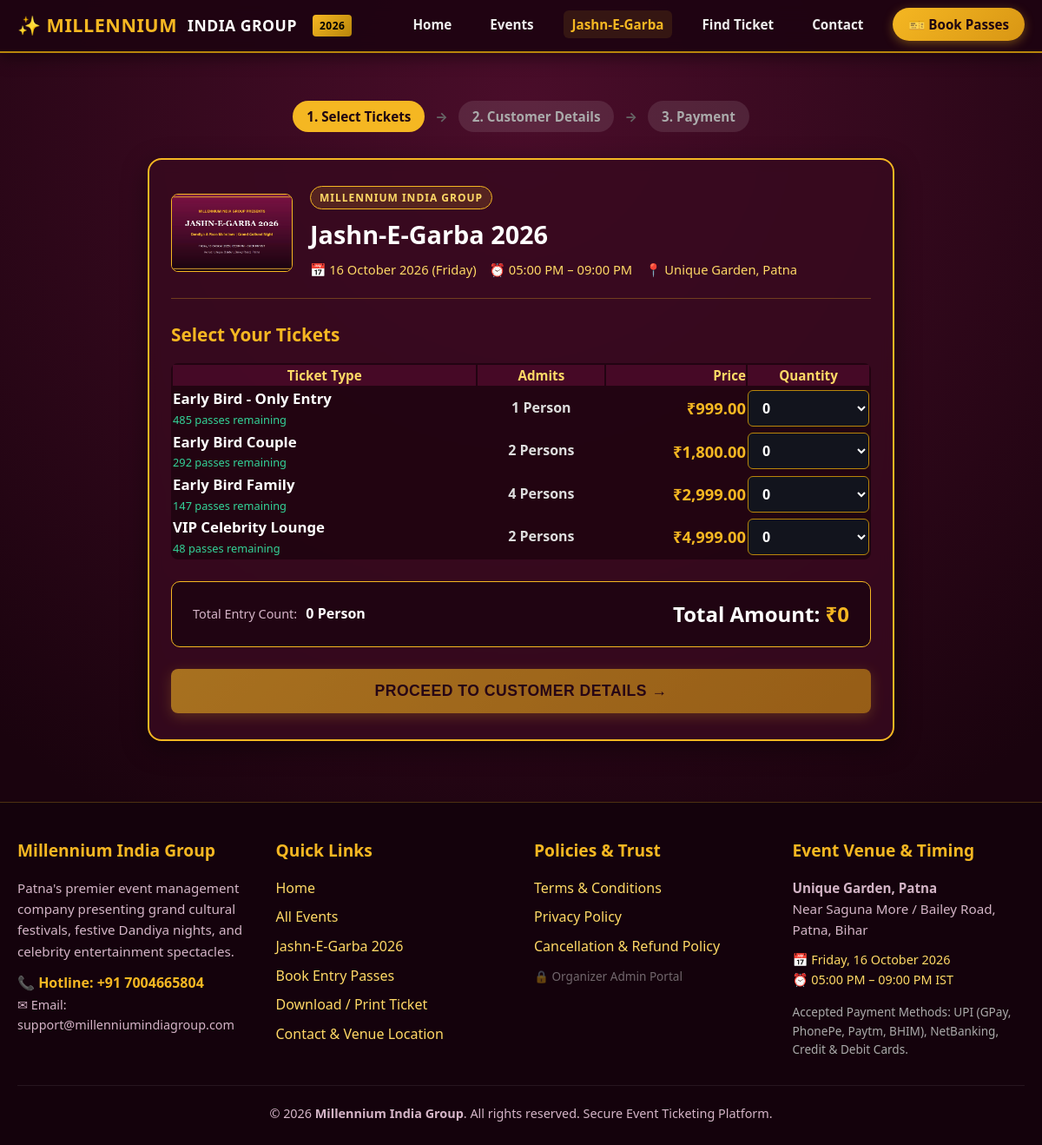
/booking.php?event_id=1&step=1, run on an earlier commit of the app's database.
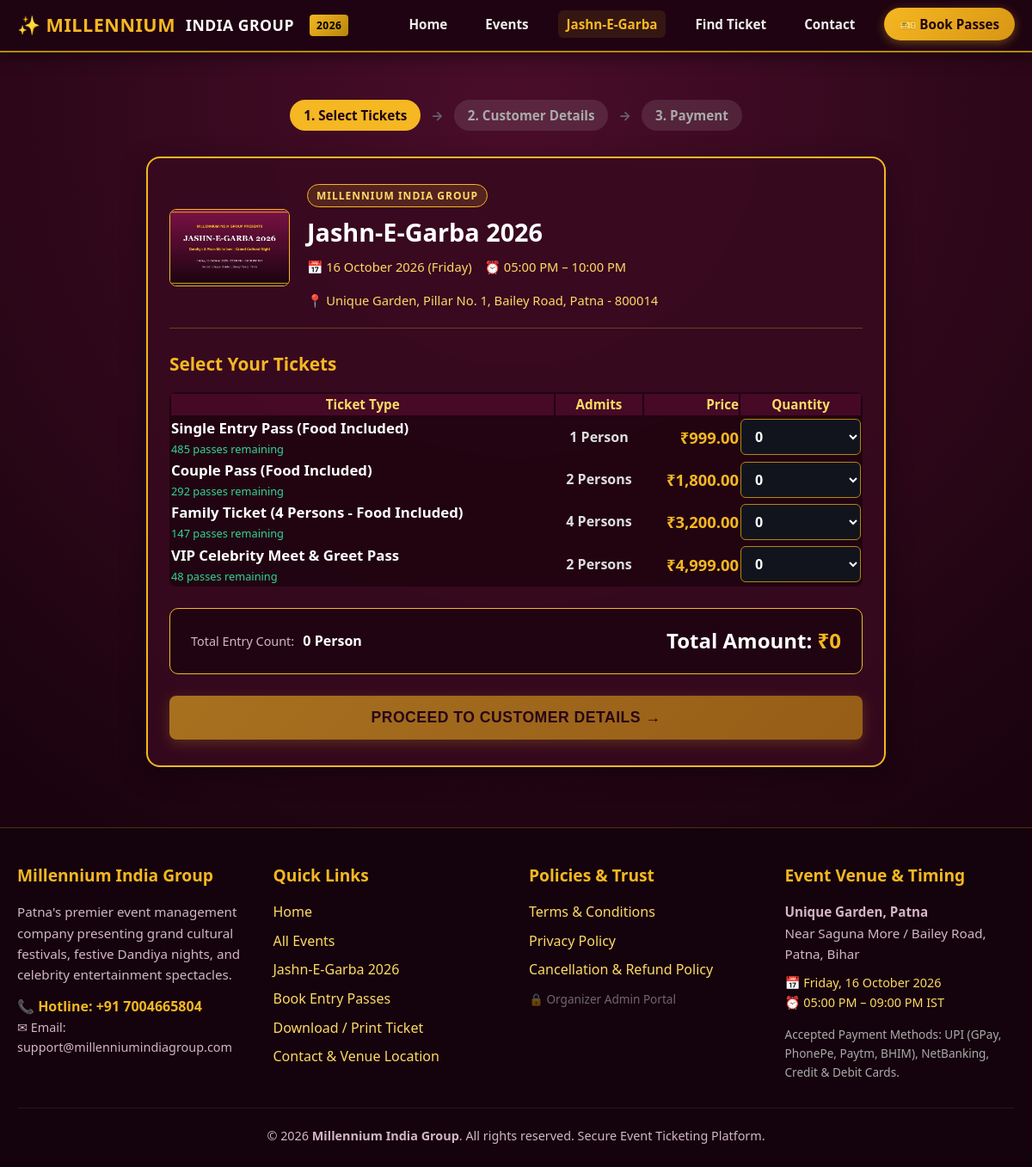
And on a later commit of the database.
### tables this page shows
CREATE TABLE `events` (
  `id` INT AUTO_INCREMENT PRIMARY KEY,
  `slug` VARCHAR(120) UNIQUE NOT NULL,
  `title` VARCHAR(255) NOT NULL,
  `date` DATE NOT NULL,
  `start_time` TIME NOT NULL,
  `end_time` TIME NOT NULL,
  `venue` VARCHAR(255) NOT NULL,
  `description` TEXT,
  `banner_image` VARCHAR(255),
  `is_published` TINYINT(1) DEFAULT 1,
  `created_at` TIMESTAMP DEFAULT CURRENT_TIMESTAMP,
  INDEX `idx_slug` (`slug`),
  INDEX `idx_published` (`is_published`)
);

CREATE TABLE `ticket_categories` (
  `id` INT AUTO_INCREMENT PRIMARY KEY,
  `event_id` INT NOT NULL,
  `name` VARCHAR(100) NOT NULL,
  `price` DECIMAL(10,2) NOT NULL,
  `people_allowed` INT DEFAULT 1,
  `total_quantity` INT NOT NULL,
  `available_quantity` INT NOT NULL,
  `status` ENUM('active', 'sold_out', 'hidden') DEFAULT 'active',
  INDEX `idx_event_id` (`event_id`),
  FOREIGN KEY (`event_id`) REFERENCES `events`(`id`) ON DELETE CASCADE
);

### config/functions.php (called while the page is built, shortened)
<?php
function e(?string $value): string {
    return htmlspecialchars($value ?? '', ENT_QUOTES, 'UTF-8');
}
function format_inr($amount): string {
    return '₹' . number_format((float)$amount, 2);
}
function get_event($idOrSlug): ?array {
    try {
        $db = getDB();
        if (is_numeric($idOrSlug)) {
            $stmt = $db->prepare("SELECT * FROM events WHERE id = :id LIMIT 1");
            $stmt->execute([':id' => (int)$idOrSlug]);
        } else {
            $stmt = $db->prepare("SELECT * FROM events WHERE slug = :slug LIMIT 1");
            $stmt->execute([':slug' => $idOrSlug]);
        }
        $event = $stmt->fetch();
        return $event ?: null;
    } catch (PDOException $e) {
        error_log('[get_event error]: ' . $e->getMessage());
        return null;
    }
}
function get_event_categories(int $eventId, bool $activeOnly = true): array {
    try {
        $db = getDB();
        $sql = "SELECT * FROM ticket_categories WHERE event_id = :event_id";
        if ($activeOnly) {
            $sql .= " AND status = 'active'";
        }
        $sql .= " ORDER BY price ASC";
        $stmt = $db->prepare($sql);
        $stmt->execute([':event_id' => $eventId]);
        return $stmt->fetchAll() ?: [];
    } catch (PDOException $e) {
        error_log('[get_event_categories error]: ' . $e->getMessage());
        return [];
    }
}

### booking.php (the view, shortened to what the rows shown need)
<?php
require_once __DIR__ . '/config/functions.php';
$eventId = (int)($_GET['event_id'] ?? 1);
$event = get_event($eventId);
$categories = get_event_categories($event['id'], true);
$step = isset($_GET['step']) && $_GET['step'] === '2' ? 2 : 1;
include __DIR__ . '/includes/header.php';
?>
<div class="container" style="padding-top: 35px; padding-bottom: 70px;">
    <div class="festive-card" style="max-width: 860px; margin: 0 auto; border: 2px solid var(--gold-accent); padding: 30px 25px;">
        <div style="display: flex; align-items: center; gap: 20px; border-bottom: 1px solid rgba(245,183,34,0.3); padding-bottom: 20px; margin-bottom: 25px; flex-wrap: wrap;">
            <div style="flex: 1; min-width: 250px;">
                <span class="hero-badge" style="margin-bottom: 4px; padding: 3px 10px; font-size: 0.75rem;">Millennium India Group</span>
                <h1 style="font-size: 1.8rem; font-weight: 900; color: #fff; margin: 2px 0 6px;"><?= e($event['title']) ?></h1>
                <div style="color: var(--gold-light); font-size: 0.92rem; display: flex; flex-wrap: wrap; gap: 15px;">
                    <span>&#128197; <?= date('d F Y (l)', strtotime($event['date'])) ?></span>
                    <span>&#9200; <?= date('h:i A', strtotime($event['start_time'])) ?> &ndash; <?= date('h:i A', strtotime($event['end_time'])) ?></span>
                    <span>&#128205; <?= e($event['venue']) ?></span>
                </div>
            </div>
        </div>
        <?php if ($step === 1): ?>
            <form action="<?= BASE_URL ?>/booking.php?event_id=<?= $event['id'] ?>&step=1" method="POST" id="ticket-selection-form">
                <div class="table-responsive desktop-only-view" style="margin-bottom: 25px;">
                    <table class="admin-table" style="background: rgba(20,2,11,0.6); border-radius: 8px; overflow: hidden; width: 100%;">
                        <thead>
                            <tr style="background: rgba(122,18,68,0.4);">
                                <th style="color: var(--gold-light); font-size: 0.95rem;">Ticket Type</th>
                                <th style="color: var(--gold-light); font-size: 0.95rem; text-align: center;">Admits</th>
                                <th style="color: var(--gold-light); font-size: 0.95rem; text-align: right;">Price</th>
                                <th style="color: var(--gold-light); font-size: 0.95rem; text-align: center; width: 140px;">Quantity</th>
                            </tr>
                        </thead>
                        <tbody>
                            <?php foreach ($categories as $cat): ?>
                                <?php
                                    $prevQty = 0;
                                    $maxAllowed = min(10, (int)$cat['available_quantity']);
                                    $isSoldOut = ($cat['available_quantity'] <= 0 || $cat['status'] === 'sold_out');
                                ?>
                                <tr>
                                    <td>
                                        <strong style="color: #fff; font-size: 1.05rem;"><?= e($cat['name']) ?></strong>
                                        <div style="font-size: 0.8rem; color: <?= $cat['available_quantity'] < 25 ? '#f87171' : '#34d399' ?>;">
                                            <?= $isSoldOut ? 'Sold Out' : ((int)$cat['available_quantity'] . ' passes remaining') ?>
                                        </div>
                                    </td>
                                    <td style="text-align: center; color: #ddd; font-weight: 600;">
                                        <?= (int)$cat['people_allowed'] ?> Person<?= $cat['people_allowed'] > 1 ? 's' : '' ?>
                                    </td>
                                    <td style="text-align: right; font-weight: 800; color: var(--gold-accent); font-size: 1.15rem;">
                                        <?= format_inr($cat['price']) ?>
                                    </td>
                                    <td style="text-align: center;">
                                        <?php if ($isSoldOut): ?>
                                            <span style="color: #ef4444; font-weight: bold; font-size: 0.85rem;">SOLD OUT</span>
                                        <?php else: ?>
                                            <select name="quantities[<?= $cat['id'] ?>]"
                                                    class="form-control qty-select-field"
                                                    data-price="<?= (float)$cat['price'] ?>"
                                                    data-people="<?= (int)$cat['people_allowed'] ?>"
                                                    style="background: #12141d; border: 1px solid var(--gold-dark); color: #fff; font-weight: bold; padding: 8px 12px; border-radius: 6px; cursor: pointer; width: 100%;">
                                                <?php for ($i = 0; $i <= $maxAllowed; $i++): ?>
                                                    <option value="<?= $i ?>" <?= $i === $prevQty ? 'selected' : '' ?>><?= $i ?></option>
                                                <?php endfor; ?>
                                            </select>
                                        <?php endif; ?>
                                    </td>
                                </tr>
                            <?php endforeach; ?>
                        </tbody>
                    </table>
                </div>
            </form>
        <?php endif; ?>
    </div>
</div>
<?php include __DIR__ . '/includes/footer.php'; ?>

What changed in the data, as far as the page shows it:
changed events "05:00 PM": end_time "09:00 PM" → "10:00 PM"; venue "Unique Garden, Patna" → "Unique Garden, Pillar No. 1, Bailey Road, Patna - 800014"
changed ticket_categories: name "Early Bird - Only Entry" → "Single Entry Pass (Food Included)"
changed ticket_categories: name "Early Bird Couple" → "Couple Pass (Food Included)"
changed ticket_categories: name "Early Bird Family" → "Family Ticket (4 Persons - Food Included)"; price "₹2,999.00" → "₹3,200.00"
changed ticket_categories: name "VIP Celebrity Lounge" → "VIP Celebrity Meet & Greet Pass"
